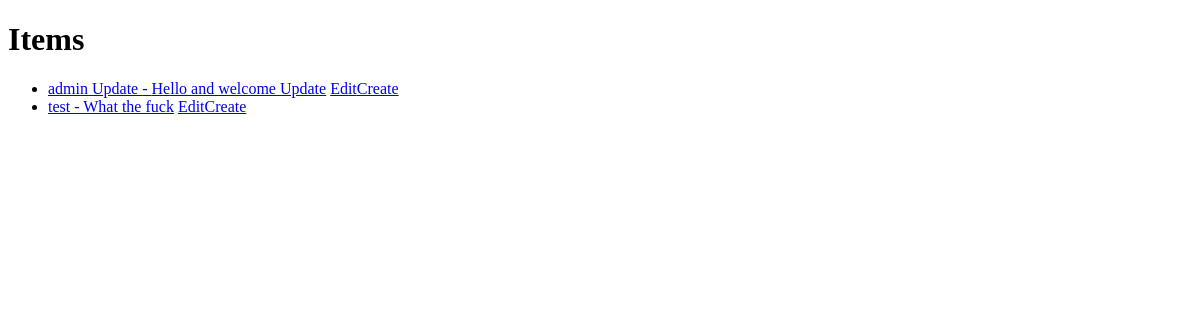
The app's page /, older data.
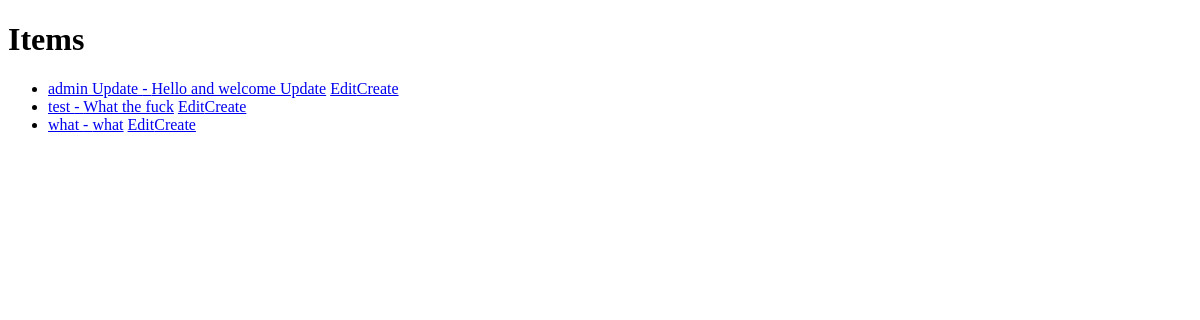
The same page, newer data.
### main/models.py (models this page shows, shortened)
class Post(models.Model):
    title = models.CharField(max_length=100)
    content = models.TextField()

### main/views.py (the view)
# urls.py: path('', views.index, name='index'),
@require_GET
def index(request):
    items = Post.objects.all()
    return render(request, 'index.html', {'items': items})

### main/templates/index.html (shortened to what this page needs)
<!DOCTYPE html>
<html lang="en">
<head>
</head>
<body>
    <h1>Items</h1>
    <ul>
        {% for item in items %}
            <li><a href="{% url 'website:get-detail' item.id %}">{{ item.title }} - {{ item.content }}</a> <a href="{% url 'website:get-update-post' item.id %}">Edit</a><a href="{% url 'website:get-create-post' %}">Create</a></li>
        {% empty %}
            <li>No items found</li>
        {% endfor %}
    </ul>
</body>
</html>

Row changes from the older to the newer data that the page shows:
added Post: title "what", content "what"
